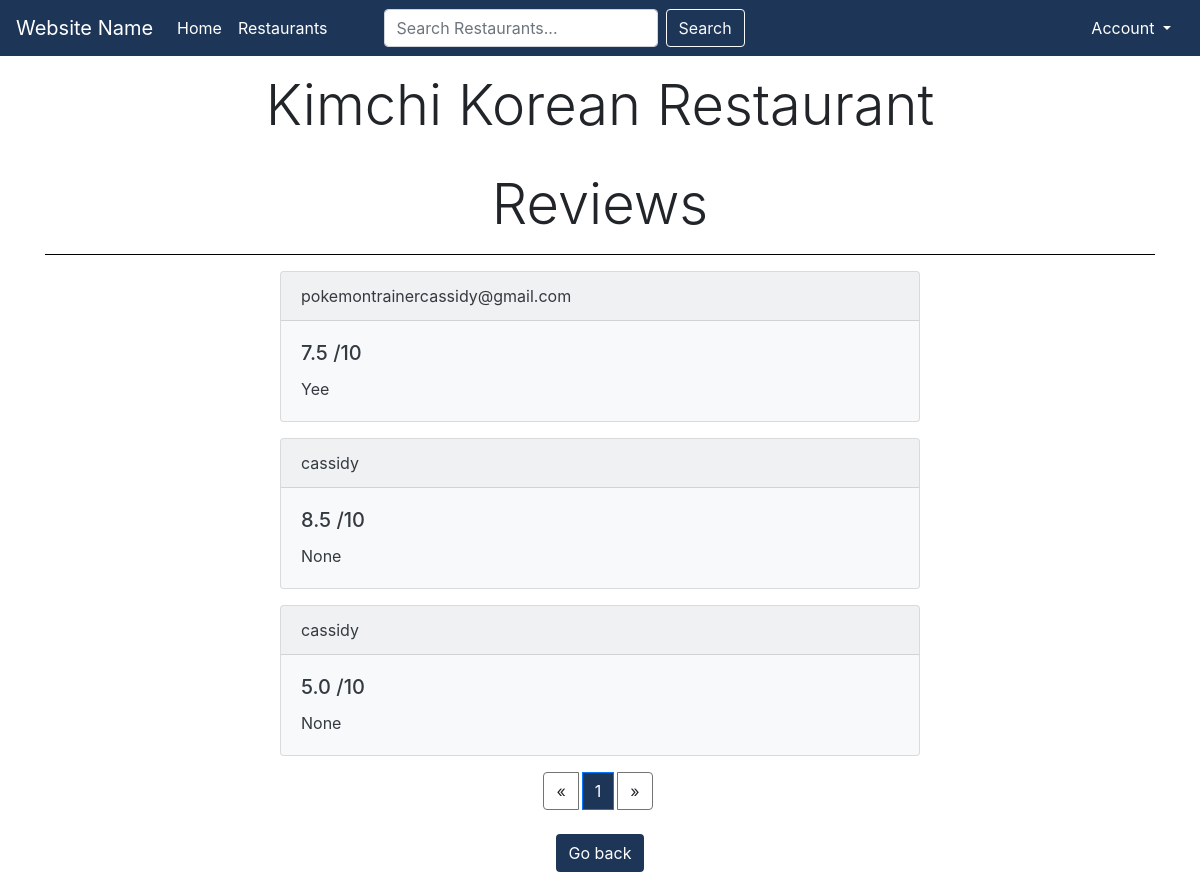
The app's page /all-reviews/2/, older data.
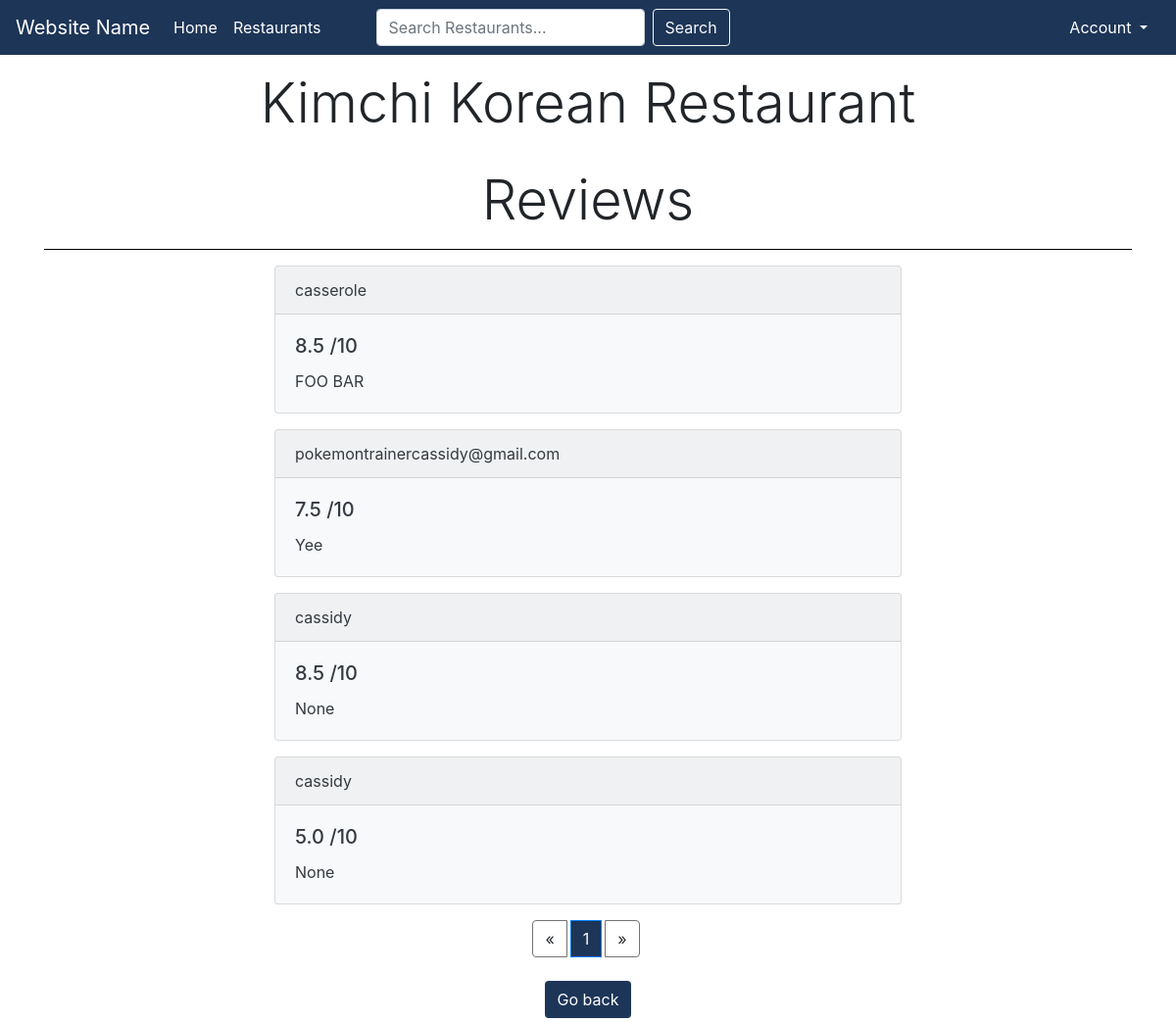
The same page, newer data.
### restaurants/models.py (models this page shows, shortened)
class Rating(models.Model):
    user = models.ForeignKey(
        User, on_delete=models.CASCADE, null=False)
    restaurant = models.ForeignKey(
        Restaurant, on_delete=models.CASCADE, null=False)
    rating = models.DecimalField(decimal_places=1, max_digits=3)
    review = models.TextField(null=True, blank=True)
    updated = models.DateTimeField(auto_now=True)
    created = models.DateTimeField(auto_now_add=True)
    class Meta:
        ordering = ['-updated', '-created']

### restaurants/views.py (the view)
# urls.py: path("all-reviews/<str:pk>/", views.allReviews, name="all-reviews"),
def allReviews(request, pk):
    restaurant = Restaurant.objects.get(id=pk)
    try:
        reviews = Rating.objects.filter(restaurant__id=pk)
        paginator = Paginator(reviews, 10)
        page_number = request.GET.get('page', 1)
        page_obj = paginator.get_page(page_number)
        page_obj.adjusted_elided_pages = paginator.get_elided_page_range(page_number, on_each_side=2)
        context = {'restaurant': restaurant,  'reviews': reviews, 'page_obj': page_obj}
    except:
        context = {'restaurant': restaurant}
        redirect('restaurant/' + pk)
    return render(request, "restaurants/all-restaurant-reviews.html", context)

### restaurants/templates/restaurants/all-restaurant-reviews.html (shortened to what this page needs)
{% extends 'restaurants/base.html' %}
{% block content %}
  <div>
      <h1 class="display-4 text-center">{{restaurant.name}}</h1>
      <br>
  </div>
<div class="container">
    <h1 class="display-4 text-center">Reviews</h1>
  <hr size="10" color="#000000" noshade>
  {% for review in page_obj %}
  <div class="card text-dark bg-light mb-3">
    <div class="card-header">{{review.user}}</div>
      <div class="card-body">
        <h5 class="card-title">{{review.rating}} /10</h5>
        <p class="card-text">{{review.review}}</p>
      </div>
  </div>
  {% endfor %}
  <nav class="mt-3" aria-label="Page navigation">
    <ul class="pagination justify-content-center flex-wrap mt-2 mb-4">
      {% if page_obj.has_previous %}
          <li class="page-item mr-1"><a class="page-link" href="?page={{ page_obj.previous_page_number }}">&laquo;</a></li>
      {% else %}
          <li class="page-item mr-1"><a class="page-link">&laquo;</a></li>
      {% endif %}
      {% for i in page_obj.adjusted_elided_pages|default_if_none:page_obj.paginator.get_elided_page_range %}
          {% if page_obj.number == i %}
              <li class="active page-item mr-1"><span class="page-link" id="activeItem">{{ i }} <span class="sr-only">(current)</span></span>
              </li>
          {% else %}
              {% if i == page_obj.paginator.ELLIPSIS %}
                  <li class="page-item mr-1"><a class="page-link">{{ i }}</a></li>
              {% else %}
                  <li class="page-item mr-1"><a class="page-link" href="?page={{ i }}">{{ i }}</a></li>
              {% endif %}
          {% endif %}
      {% endfor %}
      {% if page_obj.has_next %}
          <li class="page-item mr-1"><a class="page-link" href="?page={{ page_obj.next_page_number }}">&raquo;</a></li>
      {% else %}
          <li class="page-item mr-1"><a class="page-link">&raquo;</a></li>
      {% endif %}
  </ul></nav>
    <div class="d-flex justify-content-center">
        <a class="btn darkBlue mb-1" href="{% url 'restaurant' restaurant.id %}">Go back</a>
    </div>
</div>
{% endblock %}

Row changes from the older to the newer data that the page shows:
added Rating: user "casserole", rating "8.5", review "FOO BAR"
